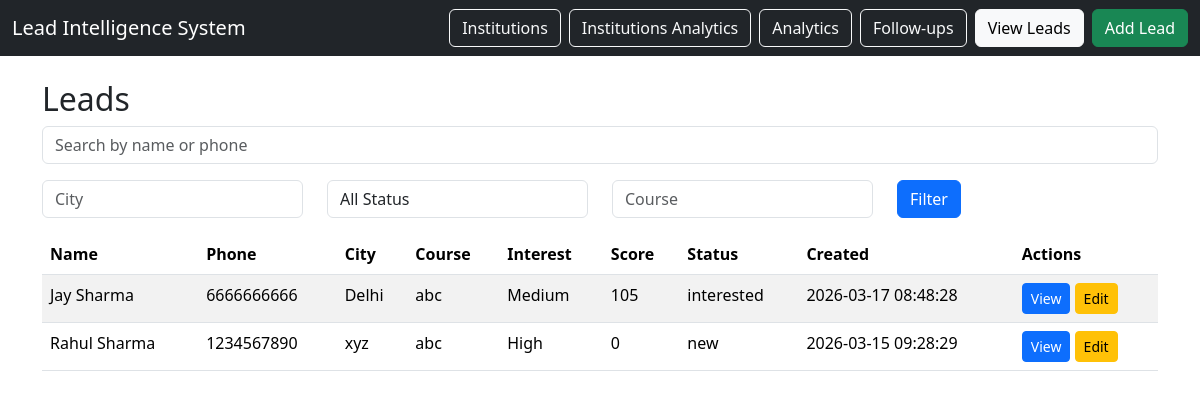
Before: /leads with the older database file.
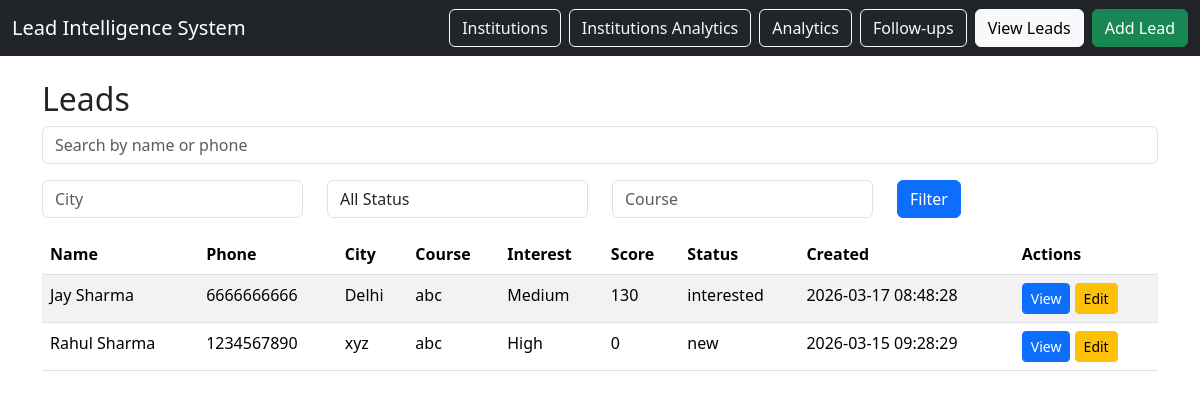
After: the same page with the newer database file.
### tables this page shows
CREATE TABLE leads (
    lead_id INTEGER PRIMARY KEY AUTOINCREMENT,
    student_name TEXT NOT NULL,
    phone TEXT,
    city TEXT,
    school_id INTEGER,
    coaching_id INTEGER,
    course_interest TEXT,
    lead_source TEXT,
    interest_level TEXT,
    lead_score INTEGER DEFAULT 0,
    status TEXT CHECK(status IN (
        'new',
        'contacted',
        'interested',
        'applied',
        'admitted',
        'lost'
    )) DEFAULT 'new',
    created_at TIMESTAMP DEFAULT CURRENT_TIMESTAMP,
    notes TEXT,

    FOREIGN KEY (school_id) REFERENCES institutions(institution_id),
    FOREIGN KEY (coaching_id) REFERENCES institutions(institution_id)
);

### app.py (the view)
@app.route("/leads")
def lead_list():
    db = get_db()
    query = request.args.get("q")
    if query:
        leads = db.execute("""
            SELECT *
            FROM leads
            WHERE student_name LIKE ?
            OR phone LIKE ?
            ORDER BY created_at DESC
        """, (f"%{query}%", f"%{query}%")).fetchall()
    else:
        leads = db.execute("""
            SELECT *
            FROM leads
            ORDER BY created_at DESC
        """).fetchall()
    return render_template("leads.html", leads=leads)

### database/db_connection.py (called while the page is built)
def get_db():
    conn = sqlite3.connect(DB_NAME)
    conn.row_factory = sqlite3.Row
    return conn

### templates/leads.html (shortened to what this page needs)
{% extends "base.html" %}
{% block content %}
<h2>Leads</h2>
<form method="GET" action="/leads" class="mb-3">
    <input type="text" name="q" placeholder="Search by name or phone" class="form-control">
</form>
<form method="GET" class="row mb-3">
<div class="col">
<input class="form-control" name="city" placeholder="City">
</div>
<div class="col">
<select class="form-control" name="status">
<option value="">All Status</option>
</select>
</div>
<div class="col">
<input class="form-control" name="course" placeholder="Course">
</div>
<div class="col">
<button class="btn btn-primary">Filter</button>
</div>
</form>
<table class="table table-striped">
<thead>
<tr>
<th>Name</th>
<th>Phone</th>
<th>City</th>
<th>Course</th>
<th>Interest</th>
<th>Score</th>
<th>Status</th>
<th>Created</th>
<th>Actions</th>
</tr>
</thead>
<tbody>
{% for lead in leads %}
<tr>
<td>{{ lead.student_name }}</td>
<td>{{ lead.phone }}</td>
<td>{{ lead.city }}</td>
<td>{{ lead.course_interest }}</td>
<td>{{ lead.interest_level }}</td>
<td>{{ lead.lead_score }}</td>
<td>{{ lead.status }}</td>
<td>{{ lead.created_at }}</td>
<td>
<a class="btn btn-sm btn-primary"
href="/leads/{{ lead.lead_id }}">
View
</a>
<a class="btn btn-sm btn-warning"
href="/leads/edit/{{ lead.lead_id }}">
Edit
</a>
</td>
</tr>
{% endfor %}
</tbody>
</table>
{% endblock %}

Changed rows visible on the page:
changed leads "Jay Sharma": lead_score "105" → "130"
